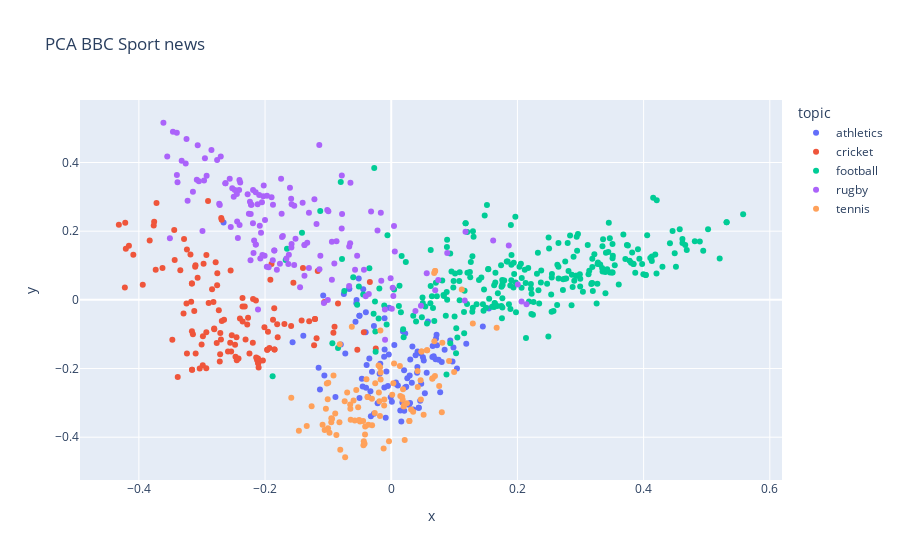

The cell this chart's notebook holds for it:
### Code cell
hero.scatterplot(df, col='pca', color='topic', title="PCA BBC Sport news")
